Frame 1 (no input): blank canvas, image omitted
Frame 60 (the mouse pressed at the canvas centre just before this capture): blank canvas, image omitted
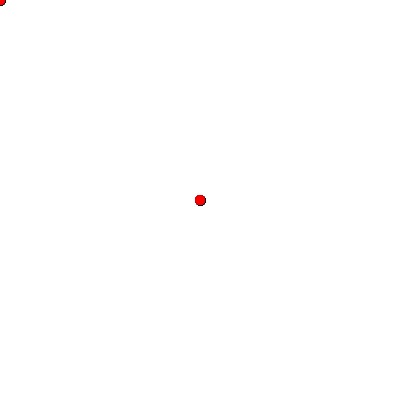
Frame 120 (the mouse held since frame 60 and released just before this capture)

The Processing sketch whose frames 1 and 60 were blank and that drew this single picture after the mouse press (run headless with seeded random() and noise(); from frame 60 on, the mouse is pressed at the canvas centre):

// Processing sketch: processing_103257
// ── processing_103257.pde

//Name : Liheng Zhang
//Date : 07/08/2013
//Project Name : Red/Green/Blue Dot Draw
//The default dot is red and press "a" to create green dot and press "s" to create blue dot. Have Fun.

void setup () {
  frameRate(60);
  background(255);
  size (400, 400);
  strokeWeight(0);
}

void draw() 
  {
  fill (250,0,0);
  ellipse(mouseX, mouseY, 10, 10);  // draw a circle at mouse location
  
  if (key == 'a') {
    fill (0,250,0); 
    ellipse(mouseX, mouseY, 10, 10);
  }
  
  if (key == 's') {
    fill(0,0,250);
    ellipse(mouseX, mouseY, 10, 10);
  }
}
